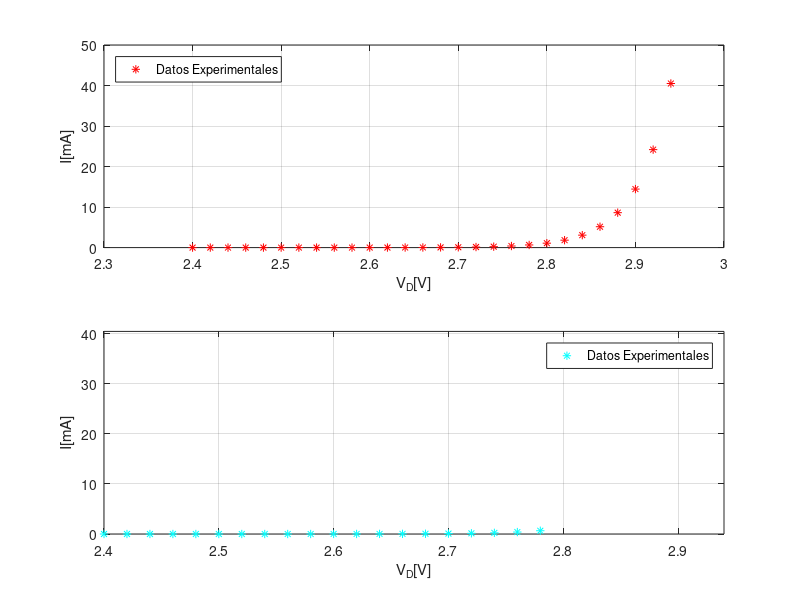
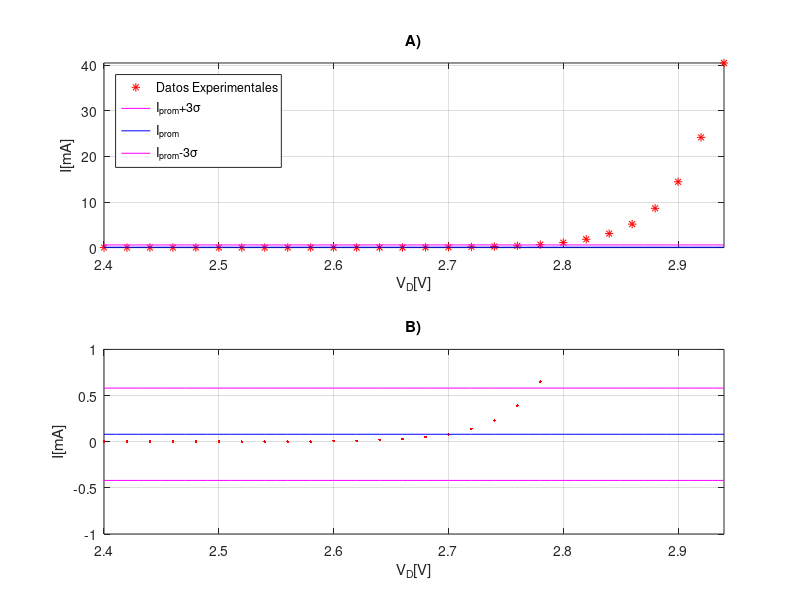
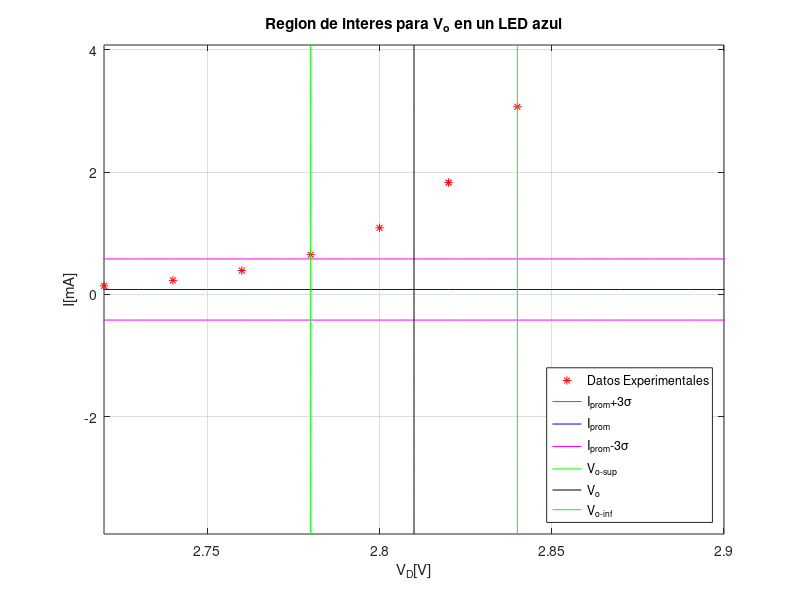

These figures' MATLAB source, in order:
clear all; close all;
Vr = [2.4	2.42	2.44	2.46	2.48	2.5	2.52	2.54	2.56	2.58	2.6	2.62	2.64	2.66	2.68	2.7	2.72	2.74	2.76	2.78	2.8	2.82	2.84	2.86	2.88	2.9	2.92	2.94];
I = [0	0	0	0	0	0	0	0	0	0	0.01	0.01	0.02	0.03	0.05	0.08	0.14	0.23	0.39	0.65	1.09	1.83	3.07	5.15	8.62	14.44	24.18	40.5];
volmax = 2.78; %%%%%%%%%%%%%%%%%%%% <-------------SELECCIONAR el valor de voltaje hasta el que se considera, inicialmente, que esta el 0
N=find(Vr == volmax);
x = Vr(1:N); y = I(1:N);

prom=mean(y)
destan=std(y)
size(y,2)
xx = min(Vr):0.01:max(Vr);Isup =prom+3*destan; Iprom= prom; Iinf = prom-3*destan; deltaI = 3*destan;
yysup = Isup*ones(1,length(xx)); yyprom = Iprom*ones(1,length(xx)); yyinf = Iinf*ones(1,length(xx));
Vosup=2.84; %%%%%%%%%%%%%%%%%%%% <-------------
Voinf=2.78; %%%%%%%%%%%%%%%%%%%% <-------------SELECCIONAR el rango para el cual se considera que esta el primer voltaje fuera de la region 0
Vo=(Vosup+Voinf)/2
deltaVo=Vosup-Vo
xinf = Vo-((0.4/0.1)-1)*deltaVo; xsup = Vo+((0.4/0.1)-1)*deltaVo; ysup = Iprom+((0.45/0.05)-1)*deltaI;yinf = Iprom-((0.45/0.05)-1)*deltaI;
yf1= yinf:0.1:ysup;
xf1= Vosup*ones(1,length(yf1));
yf2= yinf:0.1:ysup;
xf2= Vo*ones(1,length(yf2));
yf3= yinf:0.1:ysup;
xf3= Voinf*ones(1,length(yf3));

figure(1);clf;
%%%%%%%%%%%%%%%%%%%%%%%%%%%%%%%%%%%%%%%%%%%%%%%%%%%%%%%%%%%%%%%%%%%%%%
subplot(2,2,1:2)
plot (Vr,I,'r*');grid on;
xlabel('V_{D}[V]');ylabel('I[mA]');
legend('Datos Experimentales','Location','northwest')
%%%%%%%%%%%%%%%%%%%%%%%%%%%%%%%%%%%%%%%%%%%%%%%%%%%%%%%%%%%%%%%%%%%%%%
subplot(2,2,3:4)
plot (x,y,'c*');grid on;
axis([min(Vr) max(Vr) min(I) max(I)])
xlabel('V_{D}[V]');ylabel('I[mA]');
legend('Datos Experimentales')
print -djpeg -r100 seleccionzona0LEDazul.jpg

figure(2);clf;
%%%%%%%%%%%%%%%%%%%%%%%%%%%%%%%%%%%%%%%%%%%%%%%%%%%%%%%%%%%%%%%%%%%%%%
subplot(2,1,1)
plot (Vr,I,'r*',xx,yysup,'m-',xx,yyprom,'b-',xx,yyinf,'m-');grid on;
axis([min(Vr) max(Vr) min(I) max(I)])
title('A)')
xlabel('V_{D}[V]');ylabel('I[mA]');
legend('Datos Experimentales','I_{prom}+3\sigma','I_{prom}','I_{prom}-3\sigma','Location','northwest')
%%%%%%%%%%%%%%%%%%%%%%%%%%%%%%%%%%%%%%%%%%%%%%%%%%%%%%%%%%%%%%%%%%%%%%
subplot(2,1,2)
plot (Vr,I,'r.',xx,yysup,'m-',xx,yyprom,'b-',xx,yyinf,'m-');grid on;
title('B)')
xlabel('V_{D}[V]');ylabel('I[mA]');
axis([min(Vr) max(Vr) -1 1])
print -djpeg -r100 zona0LEDazul.jpg

%%%%%%%%%%%%%%%%%%%%%%%%%%%%%%%%%%%%%%%%%%%%%%%%%%%%%%%%%%%%%%%%%%%%%%
figure(3);clf;
plot (Vr,I,'r*',xx,yysup,'m-',xx,yyprom,'b-',xx,yyinf,'m-',xf1,yf1,'g',xf2,yf2,'k',xf3,yf3,'g');grid on;
title('Region de interes para V_{o} en un LED azul')
axis([xinf xsup yinf ysup])
xlabel('V_{D}[V]');ylabel('I[mA]');
legend('Datos Experimentales','I_{prom}+3\sigma','I_{prom}','I_{prom}-3\sigma','V_{o-sup}','V_{o}','V_{o-inf}','Location','southeast')
print -djpeg -r100 v0LEDazul.jpg
